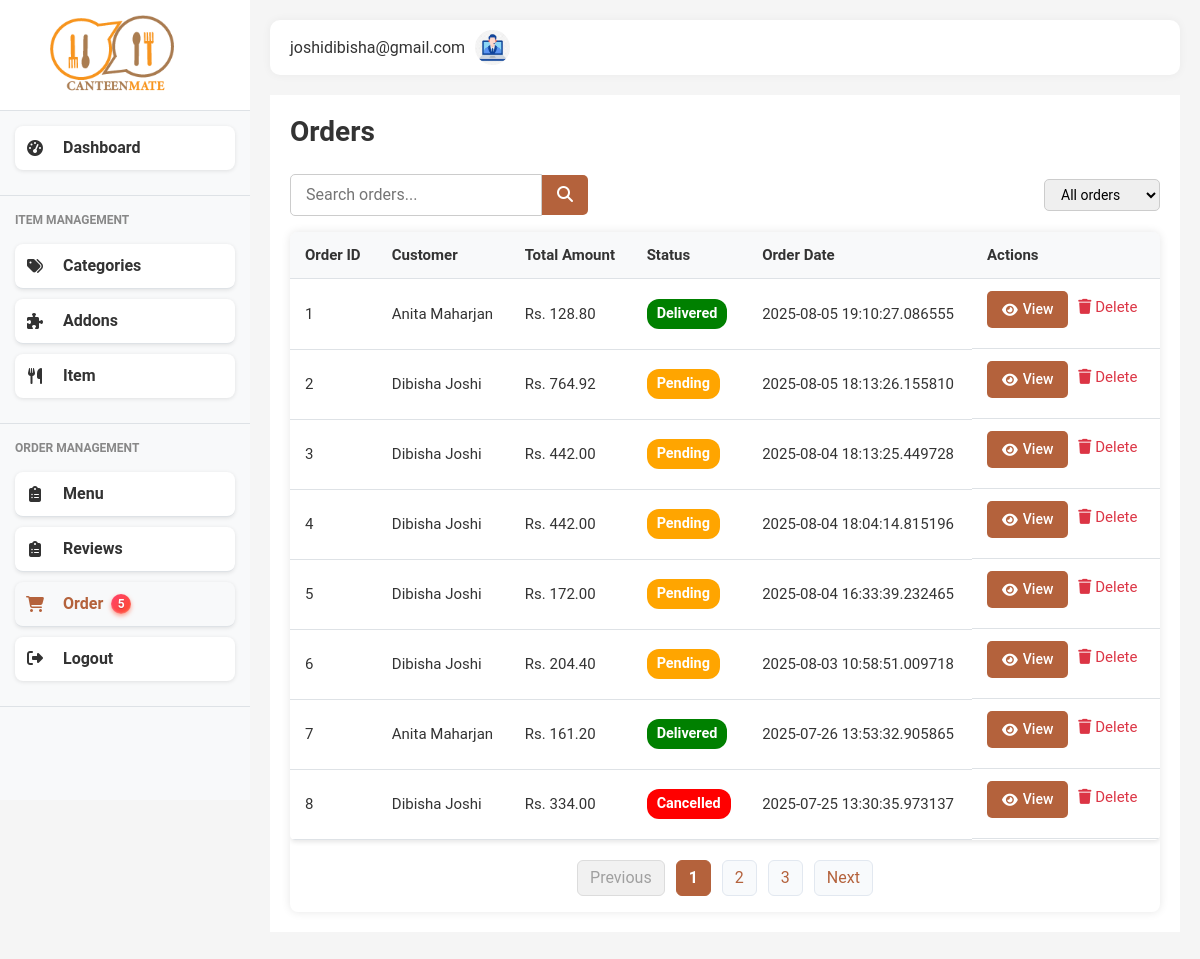
Page /admin/orders (signed in) on the earlier database version.
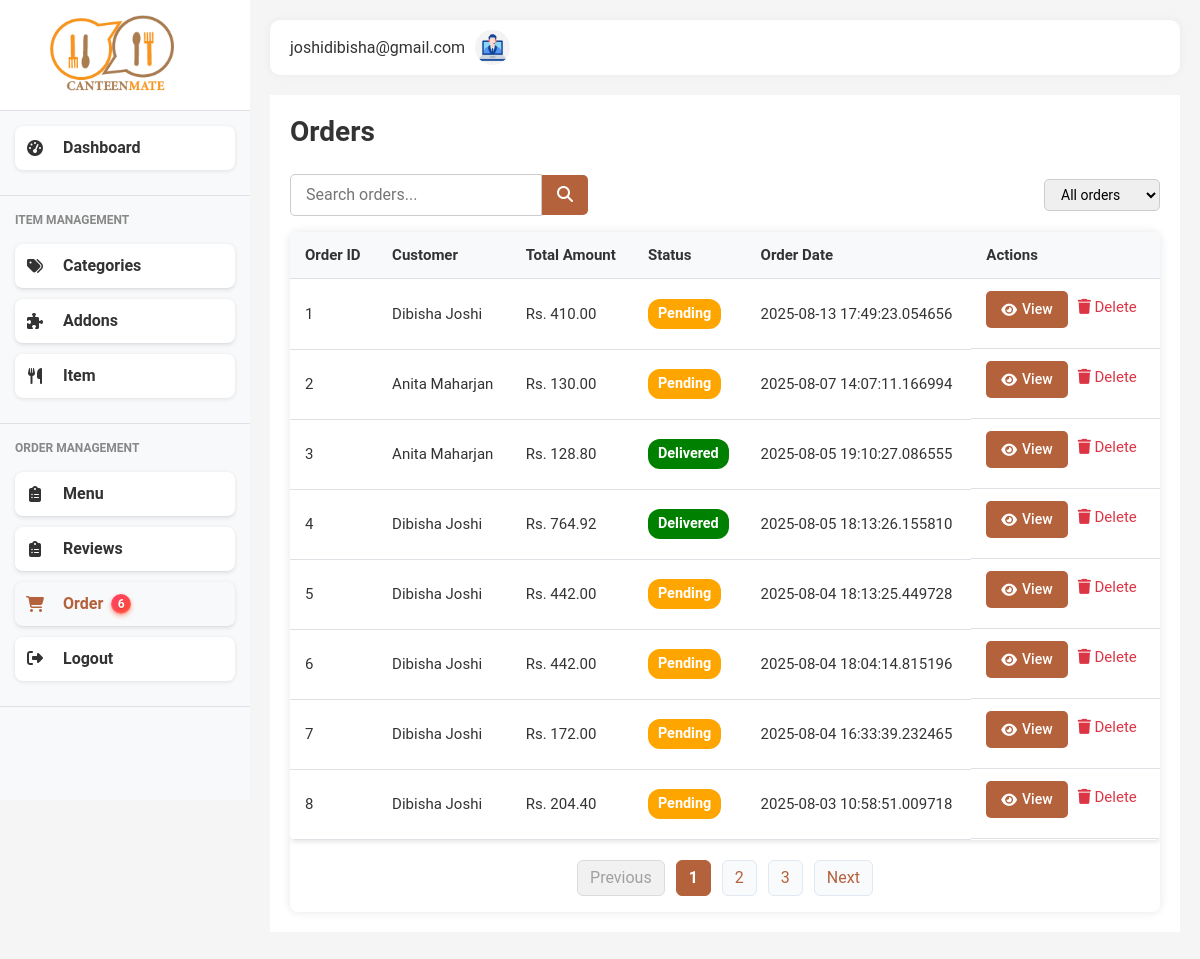
Same page on the later database version.
### models.py (models this page shows, shortened)
class Order(db.Model):
    id = db.Column(db.Integer, primary_key=True)
    user_id = db.Column(db.Integer, db.ForeignKey('user.id'), nullable=False)
    name = db.Column(db.String(100), nullable=False)
    contact = db.Column(db.String(20), nullable=False)
    email = db.Column(db.String(100), nullable=False)
    delivery = db.Column(db.String(20), nullable=False)
    building = db.Column(db.String(100))
    floor = db.Column(db.String(100))
    payment = db.Column(db.String(20), nullable=False)
    status = db.Column(db.String(20), nullable=False, default='Pending')
    created_at = db.Column(db.DateTime, default=datetime.utcnow)
    total_amount = db.Column(db.Float, nullable=False)
    khalti_token = db.Column(db.String(255), nullable=True)
    esewa_transaction_code = db.Column(db.String(255), nullable=True)  # New field for eSewa
    items = db.relationship('OrderItem', backref='order', lazy=True)
    items = db.relationship('OrderItem', backref='order', lazy=True)

### main.py (the view)
@app.route('/admin/orders')
@login_required
def admin_orders():
    user_id = session.get('user_id')
    user = User.query.get(user_id)
    orders = Order.query.order_by(Order.created_at.desc()).all()
    return render_template('admin/admin_orders.html',user=user,active_page='admin_orders', orders=orders)

### main.py (called while the page is built)
def login_required(view):
    @functools.wraps(view)
    def wrapped_view(**kwargs):
        if 'user_id' not in session:
            flash('Please log in to access this page', 'warning')
            return redirect(url_for('login'))
        return view(**kwargs)
    return wrapped_view

@app.context_processor
def inject_new_orders_count():
    count = Order.query.filter_by(status='pending').count()
    print(count)
    return dict(new_orders_count=count)

### templates/admin/admin_orders.html (shortened to what this page needs)
{% extends "admin/admin_base.html" %}
{% block content %}
<div class="category-section">
    <div class="section-header">
        <h1 class="page-title">Orders</h1>
    </div>
    <div class="section-filters" style="margin-bottom: 1rem;">
        <div class="search-box">
            <input type="text" id="orderSearch" placeholder="Search orders...">
            <button type="button" style="background-color:#b4623c;">
                <i class="fas fa-search"></i>
            </button>
        </div>
        <div class="filter-dropdown">
            <select id="statusFilter">
                <option value="">All orders</option>
            </select>
        </div>
    </div>
    <div class="data-table">
        <table>
            <thead>
                <tr>
                    <th>Order ID</th>
                    <th>Customer</th>
                    <th>Total Amount</th>
                    <th>Status</th>
                    <th>Order Date</th>
                    <th>Actions</th>
                </tr>
            </thead>
            <tbody id="orderTableBody">
                {% for order in orders %}
                <tr class="order-row">
                    <td>{{ loop.index }}</td>
                    <td class="order-customer">{{ order.name }}</td>
                    <td>Rs. {{ '%.2f'|format(order.total_amount) }}</td>
                    <td class="order-status">
                        <span class="status-badge {{ order.status|lower }}">{{ order.status }}</span>
                    </td>
                    <td class="order-date">{{ order.created_at }}</td>
                    <td class="actions">
                        <a href="{{ url_for('admin_order_view', order_id=order.id) }}" class="btn btn-sm btn-primary"><i class="fas fa-eye"></i> View</a>
                        <a href="#" class="btn-delete"><i class="fas fa-trash"></i> Delete</a>
                    </td>
                </tr>
                {% endfor %}
            </tbody>
        </table>
    </div>
</div>
{% endblock %}

### templates/admin/admin_base.html (shortened to what this page needs)
<!DOCTYPE html>
<html lang="en">
<head>
    <link href="https://cdnjs.cloudflare.com/ajax/libs/bootstrap/5.3.0/css/bootstrap.min.css" rel="stylesheet">
    <link href="https://cdnjs.cloudflare.com/ajax/libs/font-awesome/6.4.0/css/all.min.css" rel="stylesheet">
    <link href="{{ url_for('static', filename='css/style.css') }}" rel="stylesheet">
    <link href="{{ url_for('static', filename='css/admin_styles.css') }}" rel="stylesheet">
    <link href="{{ url_for('static', filename='css/content-page.css') }}" rel="stylesheet">
</head>
<body>
    <div class="d-flex">
    <div class="sidebar">
        <div class="brand">
            <img src="{{ url_for('static', filename='img/logo.png') }}" href={{ url_for('dashboard')}} alt="Canteen Logo">
        </div>
        <nav>
            <div class="menu-section">
                <a href="{{ url_for('dashboard')}}" class="menu-item {% if active_page == 'dashboard' %}active{% endif %}">
                    <i class="fas fa-tachometer-alt"></i>
                    Dashboard
                </a>
            </div>
            <div class="menu-section">
                <div class="menu-title">ITEM MANAGEMENT</div>
                <a href="{{ url_for('categories') }}" class="menu-item {% if active_page == 'categories' %}active{% endif %}">
                    <i class="fas fa-tags"></i>
                    Categories
                </a>
                <a href="{{ url_for('addons')}}" class="menu-item {% if active_page == 'addons' %}active{% endif %}">
                    <i class="fas fa-puzzle-piece"></i>
                    Addons
                </a>
                <a href="{{ url_for('items')}}" class="menu-item  {% if active_page == 'items' %}active{% endif %}">
                    <i class="fas fa-utensils"></i>
                    Item
                </a>
            </div>
            <div class="menu-section">
                <div class="menu-title">ORDER MANAGEMENT</div>
                <a href="{{ url_for('menu') }}" class="menu-item  {% if active_page == 'menu' %}active{% endif %}">
                    <i class="fas fa-clipboard-list"></i>
                    Menu
                </a>
                <a href="{{ url_for('admin_reviews') }}" class="menu-item  {% if active_page == 'reviews' %}active{% endif %}">
                    <i class="fas fa-clipboard-list"></i>
                    Reviews
                </a>
               <a href="{{ url_for('admin_orders') }}" class="menu-item {% if active_page == 'admin_orders' %}active{% endif %}">
                <i class="fas fa-shopping-cart"></i>
                Order
                {% if new_orders_count > 0 %}
                <span class="order_badge">{{ new_orders_count }}</span>
                {% endif %}
            </a>
                <a href="{{ url_for('logout') }}" class="menu-item {% if active_page == 'logout' %}active{% endif %}">
                    <div class="menu-icon"><i class="fas fa-sign-out-alt"></i></div>
                    <div class="menu-text">Logout</div>
                </a>
            </div>
        </nav>
    </div>
    <div class="content-wrapper">
        <div class="top-navbar">
            <div class="d-flex align-items-center">
                <div class="user-profile">
                    <div class="user-info">
                        <div class="user-email">{{ user.email }}</div>
                    </div>
                    <img src="{{ url_for('static', filename='img/admin.jpg') }}" alt="User Avatar">
                </div>
            </div>
        </div>
    {% block content %}{% endblock %}
</body>
</html>

Differences in the rows shown:
no longer on this page (row unchanged): Order: name "Anita Maharjan", total_amount "161.20", status "Delivered", created_at "2025-07-26 13:53:32.905865"
no longer on this page (row unchanged): Order: name "Dibisha Joshi", total_amount "334.00", status "Cancelled", created_at "2025-07-25 13:30:35.973137"
added Order: name "Dibisha Joshi", total_amount "410.00", status "Pending", created_at "2025-08-13 17:49:23.054656"
added Order: name "Anita Maharjan", total_amount "130.00", status "Pending", created_at "2025-08-07 14:07:11.166994"
changed Order (number 4 of 8 on the later page): status "Pending" → "Delivered"
Other differences:
{{ new_orders_count }}: "5" → "6"
